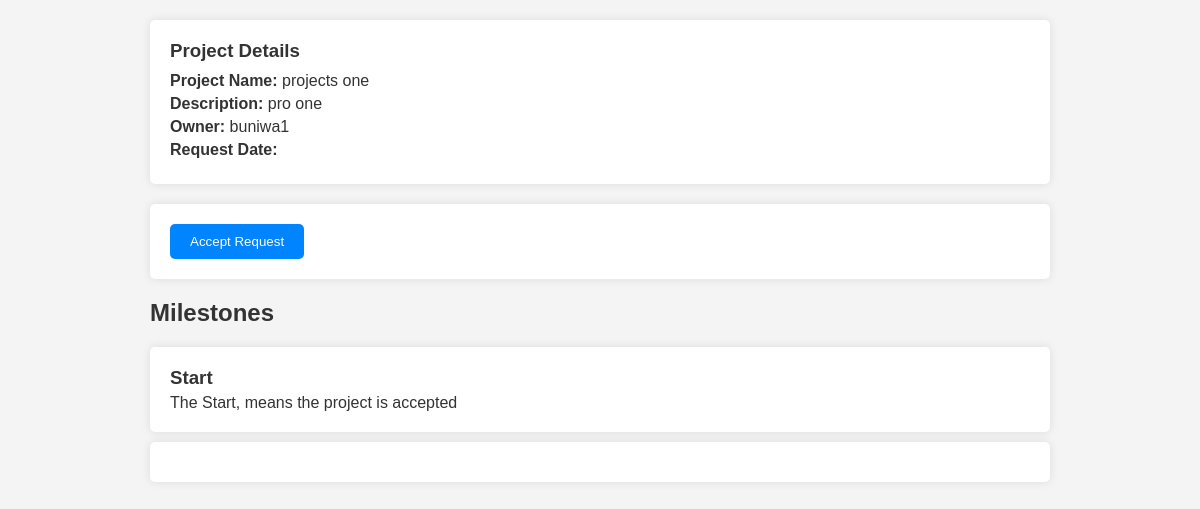
Page /portal/create_milestones/2/ (signed in) on the earlier database version.
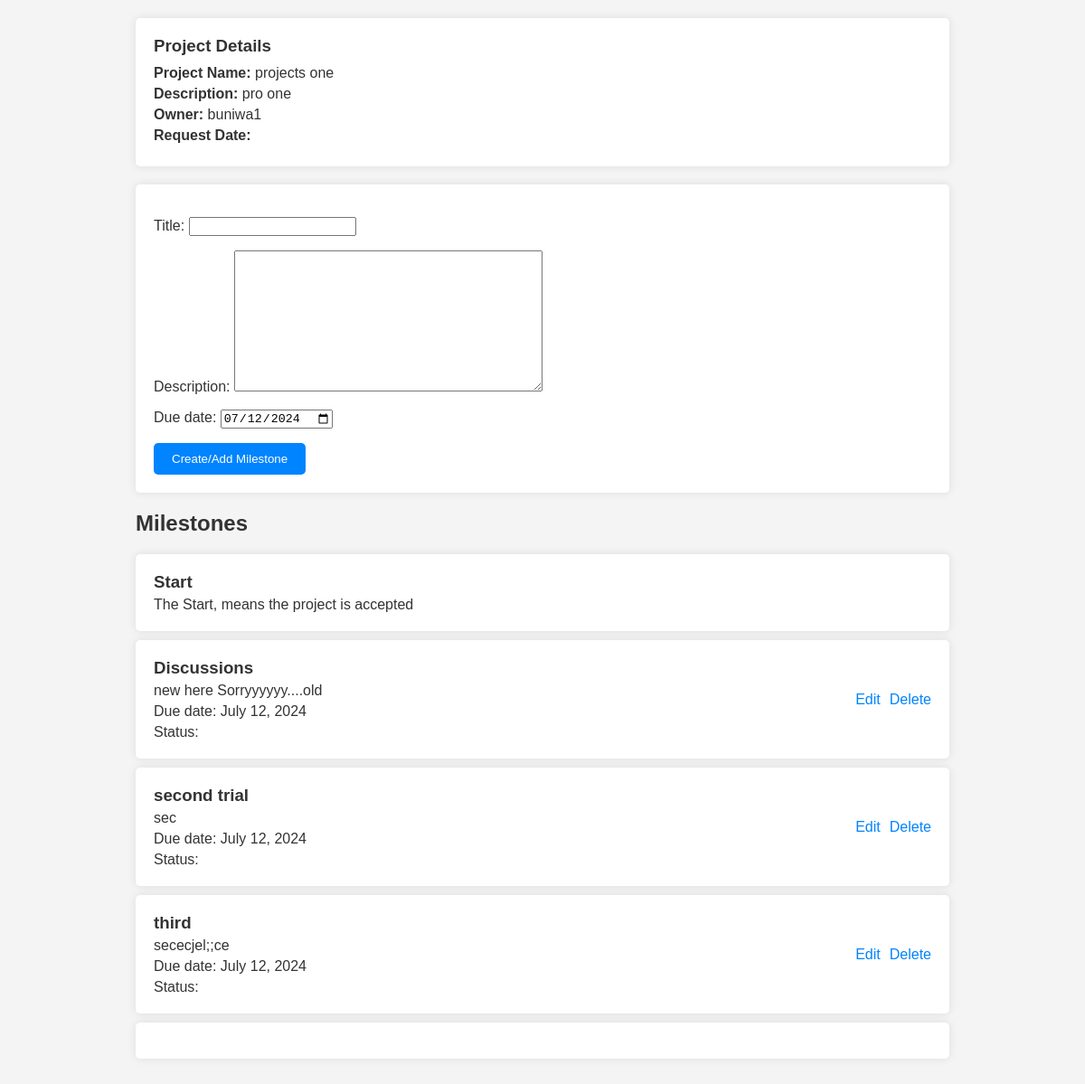
Same page on the later database version.
### Portal/models.py (models this page shows, shortened)
class Milestone(models.Model):
    project = models.ForeignKey(ProjectRequest, on_delete=models.CASCADE)
    title = models.CharField(max_length=100)
    description = models.TextField()
    due_date = models.DateField()
    completed = models.BooleanField(default=False)

### Portal/views.py (the view)
# urls.py: path('create_milestones/<int:request_id>/', views.create_milestones, name='create_milestones'),  # Create Milestones
@login_required
def create_milestones(request, request_id):
    project_request = get_object_or_404(ProjectRequest, id=request_id)
    if request.method == 'POST':
        if 'accept_request' in request.POST:
            project_request.status = 'In Progress'
            project_request.save()
            return JsonResponse({'success': True, 'status': 'In Progress'})
        elif 'complete_project' in request.POST:
            project_request.status = 'Completed'
            project_request.save()
            return JsonResponse({'success': True, 'status': 'Completed'})
        else:
            form = MilestoneForm(request.POST)
            if form.is_valid():
                milestone = form.save(commit=False)
                milestone.project = project_request
                milestone.save()
                return JsonResponse({'success': True})
            else:
                return JsonResponse({'success': False, 'errors': form.errors})
    else:
        form = MilestoneForm()
    milestones = Milestone.objects.filter(project=project_request)
    return render(request, 'Portal/create_milestones.html', {
        'form': form,
        'milestones': milestones,
        'project_request': project_request,
    })

### Portal/forms.py
class MilestoneForm(forms.ModelForm):
    class Meta:
        model = Milestone
        fields = ['title', 'description', 'due_date']
        widgets = {
            'due_date': forms.DateInput(attrs={'type': 'date', 'value': datetime.today().strftime('%Y-%m-%d')}),
        }

### Buniwa/context_processors.py (called while the page is built)
def profile_photo(request):
    if request.user.is_authenticated:
        user_details = UserDetails.objects.get(user=request.user)
        profile_photo_url = user_details.profile_photo.url if user_details.profile_photo else 'https://st3.depositphotos.com/15648834/17930/v/600/depositphotos_179308454-stock-illustration-unknown-person-silhouette-glasses-profile.jpg'
        return {'profile_photo_url': profile_photo_url}
    return {}

### Portal/templates/Portal/create_milestones.html (shortened to what this page needs)
<!DOCTYPE html>
<html lang="en">
<head>
</head>
<body>
    <div class="container">
        <div class="project-details">
            <h3>Project Details</h3>
            <p><strong>Project Name:</strong> {{ project_request.project_name }}</p>
            <p><strong>Description:</strong> {{ project_request.description }}</p>
            <p><strong>Owner:</strong> {{ project_request.user.username }}</p>
            <p><strong>Request Date:</strong> {{ project_request.created_at }}</p>
        </div>
        <div class="buttons">
            {% if project_request.status == 'Requested' %}
                <form id="AcceptBtn" method="post" action="">
                    <button type="submit" name="accept_request" class="accept-btn">Accept Request</button>
                </form>
            {% elif project_request.status == 'In Progress' %}
            <form id="createMilestoneForm" method="post" action="{% url 'create_milestones' project_request.id%}">
                {{ form.as_p }}
                <button type="submit">Create/Add Milestone</button>
            </form>
            {% endif %}
        </div>
        <h2>Milestones</h2>
        <div class="milestone-card">
            <div>
                <h3>Start</h3>
                <p>The Start, means the project is accepted</p>
            </div>
        </div>
        {% for milestone in milestones %}
            <div class="milestone-card">
                <div>
                    <h3>{{ milestone.title }}</h3>
                    <p>{{ milestone.description }}</p>
                    <p>Due date: {{ milestone.due_date }}</p>
                    <p>Status: {{ milestone.status }} </p>
                </div>
                <div class="actions">
                    <a href="{% url 'edit_milestone' milestone.id %}" class="edit-milestone" data-id="{{ milestone.id }}">Edit</a>
                    <a href="{% url 'delete_milestone' milestone.id %}">Delete</a>
                </div>
            </div>
        {% endfor %}
        <div class="milestone-card">
        </div>
    </div>
</body>
</html>

Differences in the rows shown:
changed ProjectRequest "projects one": status "Requested" → "In Progress" (drawn)
added Milestone: title "Discussions", description "new here Sorryyyyyy....old", due_date "July 12, 2024"
added Milestone: title "second trial", description "sec", due_date "July 12, 2024"
added Milestone: title "third", description "sececjel;;ce", due_date "July 12, 2024"
Other differences:
form field due_date: (not shown) → "07/12/2024"
text no longer shown: "Accept Request"
text now shown: "Title: Description: Due date: Create/Add Milestone"
